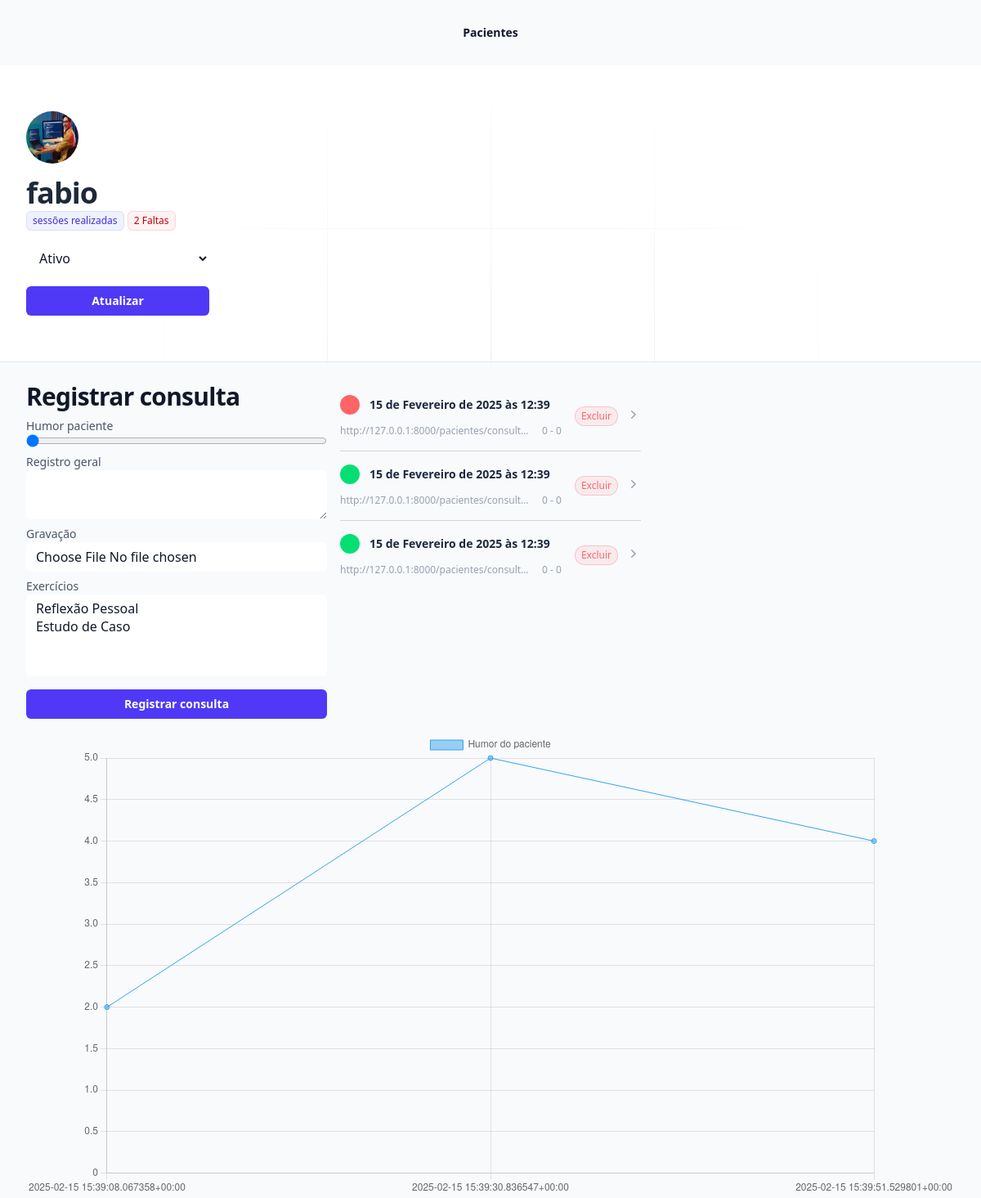
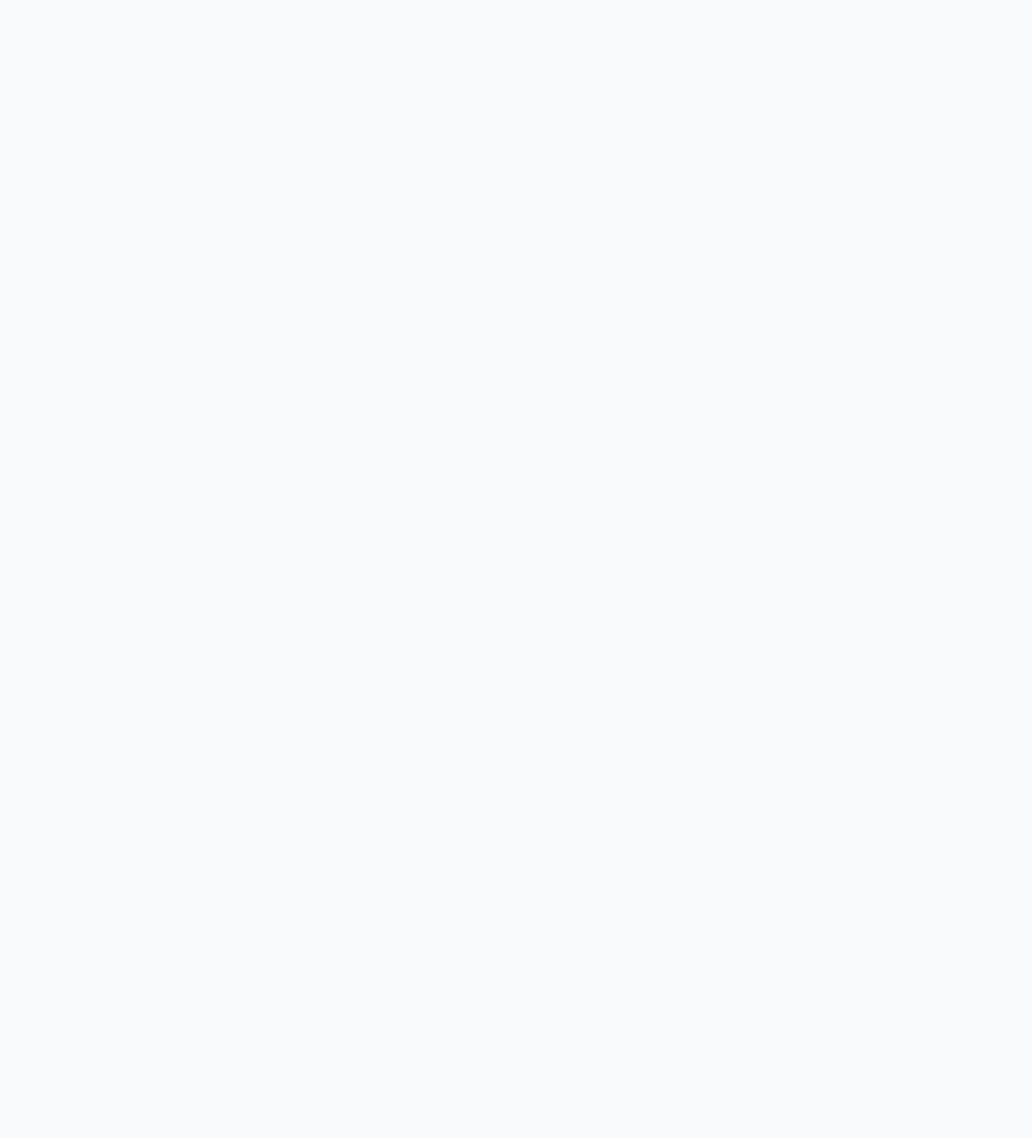
The app's page /pacientes/2 with its own data (2 pictures, top to bottom).
### pacientes/models.py (models this page shows, shortened)
class Pacientes(models.Model):
    queixa_choices = (
        ('TDAH', 'TDAH'),
        ('D', 'Depressão'),
        ('A', 'Ansiedade'),
        ('TAG', 'Transtorno de Ansiedade Generalizada')
    )
    nome = models.CharField(max_length=255)
    mail = models.EmailField(null=True, blank=True)
    telefone = models.CharField(max_length=255, null=True, blank=True)
    foto = models.ImageField(upload_to='fotos')
    pagamento_em_dia = models.BooleanField(default=True)
    queixa = models.CharField(max_length=4, choices=queixa_choices, default='TDAH')
    class Meta:
        verbose_name_plural = "Pacientes"

class Consultas(models.Model):
    humor = models.PositiveIntegerField()
    registro_geral = models.TextField()
    video = models.FileField(upload_to="video")
    tarefas = models.ManyToManyField(Tarefas)
    paciente = models.ForeignKey(Pacientes, on_delete=models.CASCADE)
    data = models.DateTimeField(auto_now_add=True)
    @property
    def link_publico(self):
        return f"http://127.0.0.1:8000{reverse('consulta_publica', kwargs={'id': self.id})}"
    class Meta:
        verbose_name_plural = "Consultas"

### pacientes/views.py (the view, shortened to what this page needs)
# urls.py: path('<int:id>', views.paciente_view, name="paciente_view"),
def paciente_view(request,id):
    paciente = Pacientes.objects.get(id=id)
    if request.method == "GET":
        tarefas = Tarefas.objects.all()
        consultas = Consultas.objects.filter(paciente=paciente)
        consultas_list = [str(i.data) for i in consultas]  # Coletando datas das consultas
        humor_list = [i.humor for i in consultas]  # Coletando humor das consultas
        tuple_grafico= (consultas_list,humor_list)
        return render(request, 'paciente.html', {'paciente': paciente,'tarefas':tarefas, 'consultas':consultas,'tuple_grafico': tuple_grafico})

### pacientes/templates/paciente.html (shortened to what this page needs)
{% extends "base.html" %}
{% block 'body' %}
<div class="relative isolate">
    <div class="py-14 sm:py-14">
        <div class="mx-auto max-w-7xl px-6 lg:px-8">
            <div class="mx-auto max-w-2xl lg:mx-0">
                <img class="size-16 rounded-full" src="{{paciente.foto.url}}" alt="Foto do paciente">
                <p class="mt-4 text-4xl font-semibold tracking-tight text-gray-800 sm:text-4xl">{{paciente.nome}}</p>
                <span class="inline-flex items-center rounded-md bg-indigo-50 px-2 py-1 text-xs font-medium text-indigo-700 ring-1 ring-inset ring-indigo-700/10">{{total_consultas}} sessões realizadas</span>
                <span class="inline-flex items-center rounded-md bg-red-50 px-2 py-1 text-xs font-medium text-red-700 ring-1 ring-inset ring-red-700/10">2 Faltas</span>
                <form action="{% url 'atualizar_paciente' paciente.id %}" method="POST">
                    <select name="pagamento_em_dia" class="block w-1/3 mt-4 rounded-md bg-white px-3 py-1.5 text-gray-900">
                        <option value="ativo" {% if paciente.pagamento_em_dia %}selected{% endif %}>Ativo</option>
                    </select>
                    <button type="submit" class="mt-4 w-1/3 px-3 py-2 text-sm font-semibold text-white bg-indigo-600 rounded-md hover:bg-indigo-500">Atualizar</button>
                </form>
            </div>
        </div>
    </div>
    <div class="bg-slate-50 h-screen border-t border-slate-200">
        <div class="max-w-7xl mx-auto px-6 lg:px-8 mt-6">
            <div class="grid grid-cols-3 gap-4">
                <div>
                    <h2 class="text-3xl font-semibold tracking-tight text-gray-900">Registrar consulta</h2>
                    <form action="{% url 'paciente_view' paciente.id %}" method="POST" enctype="multipart/form-data">
                        <label class="block mt-2 text-sm font-medium text-gray-600">Humor paciente</label>
                        <input type="range" name="humor" min="1" max="5" value="1" class="block w-full rounded-md">
                        <label class="block mt-2 text-sm font-medium text-gray-600">Registro geral</label>
                        <textarea name="registro_geral" class="block w-full rounded-md bg-white px-3 py-1.5 text-gray-900"></textarea>
                        <label class="block mt-2 text-sm font-medium text-gray-600">Gravação</label>
                        <input type="file" required name="video" class="block w-full rounded-md bg-white px-3 py-1.5 text-gray-900">
                        <label class="block mt-2 text-sm font-medium text-gray-600">Exercícios</label>
                        <select name="tarefas" multiple class="block w-full rounded-md bg-white px-3 py-1.5 text-gray-900">
                            {% for tarefa in tarefas %}
                            <option value="{{tarefa.id}}">{{tarefa.tarefa}}</option>
                            {% endfor %}
                        </select>
                        <button type="submit" class="mt-4 w-full px-3 py-2 text-sm font-semibold text-white bg-indigo-600 rounded-md hover:bg-indigo-500">Registrar consulta</button>
                    </form>
                </div>
                <div class="mx-auto w-full h-auto">
                    <ul role="list" class="divide-y divide-gray-300">
                        {% for consulta in consultas %}
                        <li class="relative flex items-center space-x-4 py-4">
                            <div class="min-w-0 flex-auto">
                                <div class="flex items-center gap-x-3">
                                    <div class="flex-none rounded-full p-1 {% if consulta.humor >= 3 %}bg-green-400 text-green-400{% else %}bg-red-400 text-red-400{% endif %}">
                                        <div class="size-4 rounded-full bg-current"></div>
                                    </div>
                                    <h2 class="min-w-0 text-sm font-semibold text-slate-800">
                                    <a href="{% url 'consulta_publica' consulta.id %}" class="flex gap-x-2">
                                        <span class="truncate">{{ consulta.data }}</span>
                                    </a>
                                    </h2>
                                </div>
                                <div class="mt-3 flex items-center gap-x-2.5 text-xs text-gray-400">
                                    <p class="truncate">{{consulta.link_publico}}</p>
                                    <p class="whitespace-nowrap">0 - 0</p>
                                </div>
                            </div>
                            <a href="{% url 'excluir_consulta' consulta.id %}" class="flex gap-x-2">
                                <div class="flex-none rounded-full bg-red-400/10 px-2 py-1 text-xs font-medium text-red-400 ring-1 ring-inset ring-red-400/30">Excluir</div>
                                <svg class="size-5 flex-none text-gray-400" viewBox="0 0 20 20" fill="currentColor" aria-hidden="true">
                                    <path fill-rule="evenodd" d="M8.22 5.22a.75.75 0 0 1 1.06 0l4.25 4.25a.75.75 0 0 1 0 1.06l-4.25 4.25a.75.75 0 0 1-1.06-1.06L11.94 10 8.22 6.28a.75.75 0 0 1 0-1.06Z" clip-rule="evenodd" />
                                </svg>
                            </a>
                        </li>
                        {% empty %}
                        <p class="text-gray-500">Nenhuma consulta registrada.</p>
                        {% endfor %}
                    </ul>
                </div>
            </div>
            <div class="mt-4">
                <canvas id="myChart">
                </canvas>
            </div>
        </div>
    </div>
</div>
<script>
    const ctx = document.getElementById('myChart');
    new Chart(ctx, {
      type: 'line',
      data: {
        labels: {{tuple_grafico.0|safe}},
        datasets: [{
          label: 'Humor do paciente',
          data: {{tuple_grafico.1|safe}},
          borderWidth: 1
        }]
      },
      options: {
        scales: {
          y: {
            beginAtZero: true
          }
        }
      }
    });
</script>
{% endblock 'body' %}

### templates/base.html (shortened to what this page needs)
<!DOCTYPE html>
<html lang="en">
<head>
    <script src="https://unpkg.com/@tailwindcss/browser@4"></script>
</head>
<body>
    <header class="bg-slate-50">
        <nav class="flex items-center justify-between p-6 lg:px-8" aria-label="Global">
          <div class="flex lg:flex-1">
            <a href="#" class="-m-1.5 p-1.5">
            </a>
          </div>
          <div class="hidden lg:flex lg:gap-x-12">
            <a href="{% url 'pacientes' %}" class="text-sm/6 font-semibold text-gray-900">Pacientes</a>
          </div>
        </nav>
      </header>
    {% block 'body' %}{% endblock 'body' %}
</body>
</html>

### records on screen
Pacientes: foto (picture), nome "fabio", pagamento_em_dia "Ativo"
Consultas: humor 2 (drawn), data "15 de Fevereiro de 2025 às 12:39", link_publico "http://127.0.0.1:8000/pacientes/consult…"
Consultas: data "15 de Fevereiro de 2025 às 12:39", link_publico "http://127.0.0.1:8000/pacientes/consult…"
Consultas: data "15 de Fevereiro de 2025 às 12:39", link_publico "http://127.0.0.1:8000/pacientes/consult…"

### other values on screen
chart data {{ tuple_grafico.1|safe }} [2, 5, 4]
